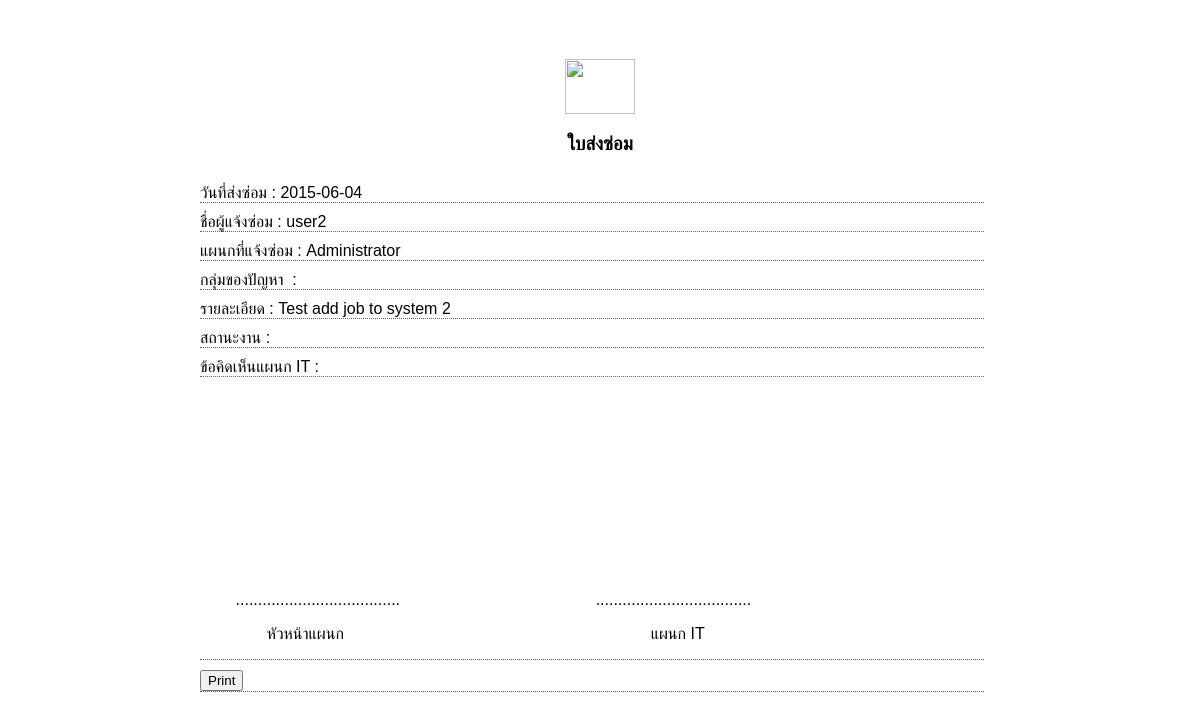
/Helpdesk/send_report.php?id=285, run on the app's committed database.
### tables this page shows
CREATE TABLE `addjob` (
  `id` int(5) NOT NULL auto_increment,
  `name` varchar(100) NOT NULL,
  `datepicker` date NOT NULL,
  `time` varchar(20) NOT NULL,
  `department` varchar(100) NOT NULL,
  `piority` varchar(100) NOT NULL,
  `subject` varchar(100) NOT NULL,
  `problem` varchar(100) NOT NULL,
  `details` varchar(255) NOT NULL,
  `comment` varchar(255) default NULL,
  `status` varchar(100) default NULL,
  PRIMARY KEY  (`id`)
);

### Helpdesk/send_report.php (the view, shortened to what this page needs)
<?php require_once('Connections/IT.php'); ?>
<?php
if (!function_exists("GetSQLValueString")) {
function GetSQLValueString($theValue, $theType, $theDefinedValue = "", $theNotDefinedValue = "")
{
  $theValue = function_exists("mysql_real_escape_string") ? mysql_real_escape_string($theValue) : mysql_escape_string($theValue);
  switch ($theType) {
    case "long":
    case "int":
      $theValue = ($theValue != "") ? intval($theValue) : "NULL";
      break;
  }
  return $theValue;
}
}
$colname_Recordset1 = "-1";
if (isset($_GET['id'])) {
  $colname_Recordset1 = $_GET['id'];
}
$query_Recordset1 = sprintf("SELECT * FROM addjob WHERE id = %s", GetSQLValueString($colname_Recordset1, "int"));
$Recordset1 = mysql_query($query_Recordset1, $IT) or die(mysql_error());
$row_Recordset1 = mysql_fetch_assoc($Recordset1);
?>
<!DOCTYPE html PUBLIC "-//W3C//DTD XHTML 1.0 Transitional//EN" "http://www.w3.org/TR/xhtml1/DTD/xhtml1-transitional.dtd">
<html xmlns="http://www.w3.org/1999/xhtml">
<head>
</head>
<body>
<div id="wrapall">
  <h3 align="center">&nbsp;</h3>
  <h3 align="center"><img src="admin/images/R24pic.gif" width="70" height="55" /></h3>
  <h3 align="center">ใบส่งซ่อม<br>
  </h3>
  <div class="data_line">วันที่ส่งซ่อม :  <?php echo $row_Recordset1['datepicker']; ?></div>
  <div class="data_line">ชื่อผู้แจ้งซ่อม : <?php echo $row_Recordset1['name']; ?></div>
  <div class="data_line">แผนกที่แจ้งซ่อม : <?php echo $row_Recordset1['department']; ?></div>
  <div class="data_line">กลุ่มของปัญหา &nbsp;: <?php echo $row_Recordset1['hardware_software']; ?></div>
  <div class="data_line">รายละเอียด :&nbsp;<?php echo $row_Recordset1['details']; ?></div>
  <div class="data_line">สถานะงาน : <?php echo $row_Recordset1['status']; ?></div>
  <div class="data_line">ข้อคิดเห็นแผนก IT :&nbsp;<?php echo $row_Recordset1['comment']; ?></div>
  <div class="data_line">&nbsp;&nbsp;
    <p>&nbsp;</p>
    <p>&nbsp;</p>
    <p>&nbsp;</p>
    <p>&nbsp;</p>
    <p>&nbsp;</p>
    <p>&nbsp;&nbsp;&nbsp;&nbsp;  &nbsp;&nbsp;&nbsp;.....................................&nbsp;&nbsp;&nbsp;&nbsp;&nbsp;&nbsp;&nbsp;&nbsp;&nbsp;&nbsp;&nbsp;&nbsp;&nbsp;&nbsp;&nbsp;&nbsp;&nbsp;&nbsp;&nbsp;&nbsp;&nbsp;&nbsp;&nbsp;&nbsp;&nbsp;&nbsp;&nbsp;&nbsp;&nbsp;&nbsp;&nbsp;&nbsp;&nbsp;&nbsp;&nbsp;&nbsp;&nbsp;&nbsp;&nbsp;&nbsp;&nbsp;&nbsp;&nbsp;&nbsp;...................................
</p>
    <p>&nbsp;&nbsp;&nbsp;&nbsp;&nbsp;&nbsp;&nbsp;&nbsp;&nbsp;&nbsp;&nbsp;&nbsp;&nbsp;&nbsp;&nbsp;หัวหน้าแผนก			&nbsp;&nbsp;&nbsp;&nbsp;&nbsp;&nbsp;&nbsp;&nbsp;&nbsp;&nbsp;&nbsp;&nbsp;&nbsp;&nbsp;&nbsp;&nbsp;&nbsp;&nbsp;&nbsp;&nbsp;&nbsp;&nbsp;&nbsp;&nbsp;&nbsp;&nbsp;&nbsp;&nbsp;&nbsp;&nbsp;&nbsp;&nbsp;&nbsp;&nbsp;&nbsp;&nbsp;&nbsp;&nbsp;&nbsp;&nbsp;&nbsp;&nbsp;&nbsp;&nbsp;&nbsp;&nbsp;&nbsp;&nbsp;&nbsp;&nbsp;&nbsp;&nbsp;&nbsp;&nbsp;&nbsp;&nbsp;&nbsp;&nbsp;&nbsp;&nbsp;&nbsp;&nbsp;&nbsp;&nbsp;&nbsp;&nbsp;&nbsp;&nbsp;แผนก IT&nbsp;&nbsp;&nbsp;<br>
</p>
  </div>
  <div class="data_line">
    <input name="btnprint" id="btnprint" type="button" onClick="window.print()" value="Print" />
  </div>
</div>
</body>
</html>

### Helpdesk/send_report.php (style rules this page uses)
#wrapall { font-family: "Lucida Sans Unicode", "Lucida Grande", sans-serif; margin: auto; width: 800px; }
.data_line { font-size: 1em; font-weight: normal; clear: both; width: 98%; padding-top: 10px; border-bottom-width: 1px; border-bottom-style: dotted; border-bottom-color: #666; }

### data on the page
addjob: datepicker "2015-06-04", name "user2", department "Administrator", details "Test add job to system 2"
